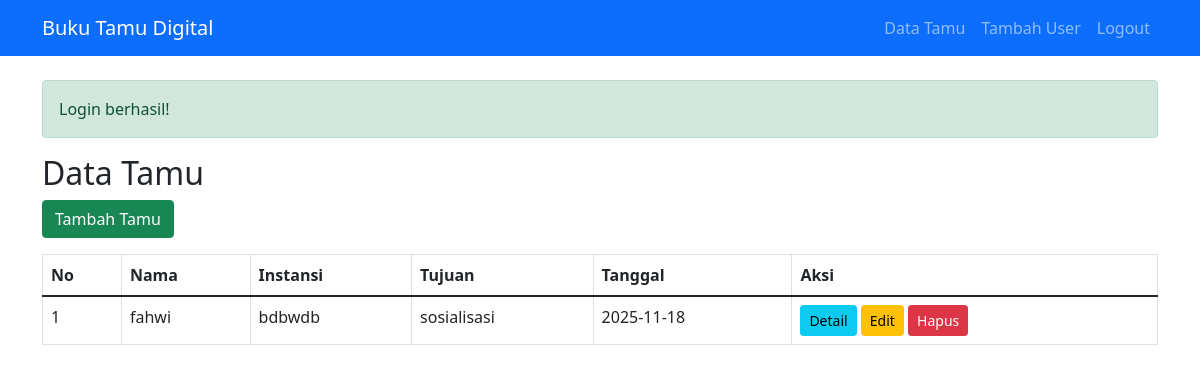
/Buku_Tamu/index.php?page=guest (signed in), run on the app's committed database.
### tables this page shows
CREATE TABLE `guests` (
  `id` int NOT NULL,
  `nama` varchar(100) NOT NULL,
  `email` varchar(100) DEFAULT NULL,
  `telepon` varchar(20) DEFAULT NULL,
  `instansi` varchar(100) DEFAULT NULL,
  `tujuan` enum('pertemuan','pendaftaran','penelitian','sosialisasi','lainnya') NOT NULL,
  `bertemu_dengan` varchar(100) DEFAULT NULL,
  `tanggal_berkunjung` date NOT NULL,
  `waktu_masuk` time NOT NULL,
  `waktu_keluar` time DEFAULT NULL,
  `catatan` text,
  `dibuat_oleh` int DEFAULT NULL,
  `created_at` timestamp NULL DEFAULT CURRENT_TIMESTAMP
);

### Buku_Tamu/App/Controller/GuestController.php (called while the page is built, shortened)
<?php
class GuestController {
    private $guestModel;
    public function __construct() {
        $this->guestModel = new Guest();
    }
    public function index() {
        $guests = $this->guestModel->getAll();
        $data = [
            'title' => 'Data Tamu',
            'guests' => $guests
        ];
        $this->view('guest/index', $data);
    }
    private function view($view, $data = []) {
    extract($data);
    require_once __DIR__ . "/../Views/templates/header.php";
    require_once __DIR__ . "/../Views/{$view}.php";
    require_once __DIR__ . "/../Views/templates/footer.php";
}
}
?>

### Buku_Tamu/App/Models/Database.php (called while the page is built, shortened)
<?php
class Database {
    private $host = DB_HOST;
    private $user = DB_USER;
    private $pass = DB_PASS;
    private $dbname = DB_NAME;
    private $dbh;
    private $stmt;
    public function __construct() {
        $dsn = "mysql:host={$this->host};dbname={$this->dbname}";
        $options = [
            PDO::ATTR_ERRMODE => PDO::ERRMODE_EXCEPTION
        ];
        try {
            $this->dbh = new PDO($dsn, $this->user, $this->pass, $options);
        } catch(PDOException $e) {
            die("Connection failed: " . $e->getMessage());
        }
    }
    public function query($sql) {
        $this->stmt = $this->dbh->prepare($sql);
    }
    public function execute() {
        return $this->stmt->execute();
    }
    public function resultSet() {
        $this->execute();
        return $this->stmt->fetchAll(PDO::FETCH_OBJ);
    }
}
?>

### Buku_Tamu/App/Models/guest.php (called while the page is built, shortened)
<?php
class Guest {
    private $db;
    public function __construct() {
        $this->db = new Database();
    }
    public function getAll() {
        $this->db->query("SELECT g.*, u.nama_lengkap as petugas
                         FROM guests g
                         LEFT JOIN users u ON g.dibuat_oleh = u.id
                         ORDER BY g.created_at DESC");
        return $this->db->resultSet();
    }
}
?>

### Buku_Tamu/App/Views/guest/index.php (the view)
<h2>Data Tamu</h2>
<a href="<?php echo BASEURL; ?>/index.php?page=guest_create" class="btn btn-success mb-3">Tambah Tamu</a>
<table class="table table-bordered">
    <thead>
        <tr>
            <th>No</th>
            <th>Nama</th>
            <th>Instansi</th>
            <th>Tujuan</th>
            <th>Tanggal</th>
            <th>Aksi</th>
        </tr>
    </thead>
    <tbody>
        <?php $no = 1; ?>
        <?php foreach($guests as $guest): ?>
        <tr>
            <td><?php echo $no++; ?></td>
            <td><?php echo $guest->nama; ?></td>
            <td><?php echo $guest->instansi; ?></td>
            <td><?php echo $guest->tujuan; ?></td>
            <td><?php echo $guest->tanggal_berkunjung; ?></td>
            <td>
                <a href="<?php echo BASEURL; ?>/index.php?page=guest_show&id=<?php echo $guest->id; ?>" class="btn btn-info btn-sm">Detail</a>
                <a href="<?php echo BASEURL; ?>/index.php?page=guest_edit&id=<?php echo $guest->id; ?>" class="btn btn-warning btn-sm">Edit</a>
                <a href="<?php echo BASEURL; ?>/index.php?page=guest_delete&id=<?php echo $guest->id; ?>" class="btn btn-danger btn-sm" onclick="return confirm('Yakin hapus?')">Hapus</a>
            </td>
        </tr>
        <?php endforeach; ?>
    </tbody>
</table>

### data on the page
guests: nama "fahwi", instansi "bdbwdb", tujuan "sosialisasi", tanggal_berkunjung "2025-11-18"

### other printed values
SITENAME "Buku Tamu Digital"
$_SESSION['message'] "Login berhasil!"
